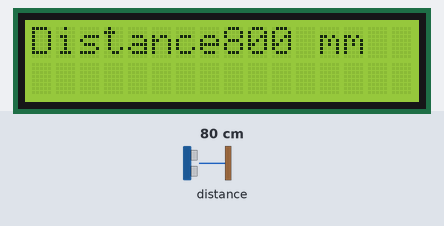
Recording of a sketch running on a simulated Arduino Uno, built with avr-gcc and run on an emulated ATmega328P. Shown: 16×2 character LCD. The inputs (shaded band) are chosen by the test bench; at power-on: distance to the obstacle 80 cm. What the sketch prints to the serial monitor is not drawn.

Above: at 1.2 s.
1.3 s: distance to the obstacle set to 120 cm
At 3.2 s:
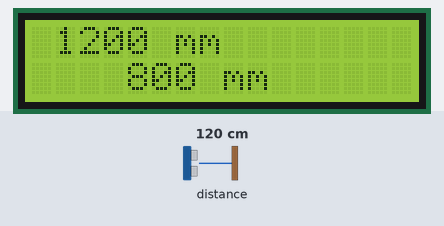
4.4 s: distance to the obstacle set to 2 cm
At 4.9 s:
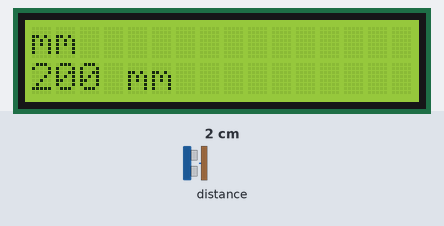
6.5 s: distance to the obstacle set to 4 cm
At 8.1 s:
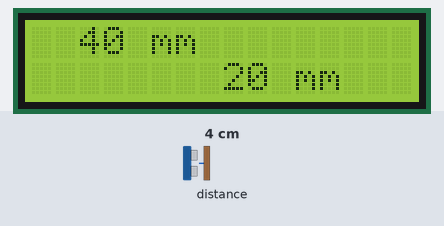
Timing chart, 0 to 9.6 s (numbered marks = the images above; inputs shaded):
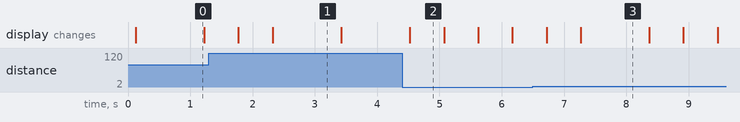

The sketch:

sensor_code.ino
```cpp
#include <Adafruit_VL53L0X.h>
#include <LiquidCrystal_I2C.h>


Adafruit_VL53L0X sensor;
LiquidCrystal_I2C lcd(0x27, 16, 2);


void setup() {
  Serial.begin(115200);

  lcd.init();
  lcd.backlight();


  if (!sensor.begin()) {
    Serial.println("Sensor not found");
    while (true);
  }
  lcd.print("Distance");
}

void loop() {
  VL53L0X_RangingMeasurementData_t result;
  sensor.rangingTest(&result);

  if (result.RangeStatus == 4) {
    Serial.println("Out of range");
  } else {
    Serial.print(result.RangeMilliMeter);
    Serial.println(" mm");

    lcd.print(result.RangeMilliMeter);
    lcd.print(" mm            ");
  }

  delay(500);
}
```

Measured:
- after the input at 1.3 s, the display: first changes after 0.47 s (image 1 shows a later state)
- what the display in image 0 shows lasts 1.1 s, from 0.1 s to 1.2 s
- what the display in image 2 shows lasts 0.6 s, from 4.5 s to 5.1 s
